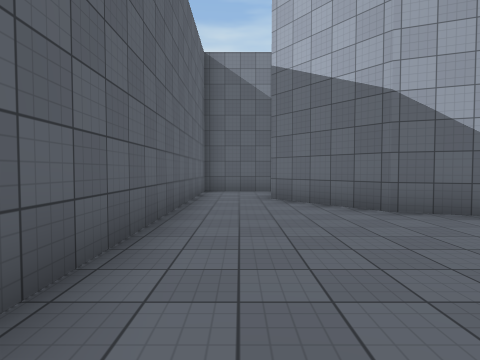
View 1 (above)

24 first-person views from a walk through a 3-D level made in the Unity game engine. The camera is 1.4 m above the floor, tilts 2° down and sees 80° across. The floor is counted in squares, 2 m on a side. Each view is taken from the middle of a square. On the plan, view 1 faces up. The plan holds only what a view shows up to about 10 squares ahead; the rest is blank. The place goes on beyond the plan. The player character is not drawn. Some animated figures are not drawn. Surface patterns are stand-ins for the level's own textures.

View 2
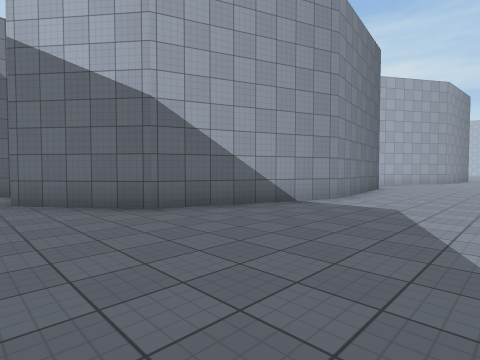

View 3
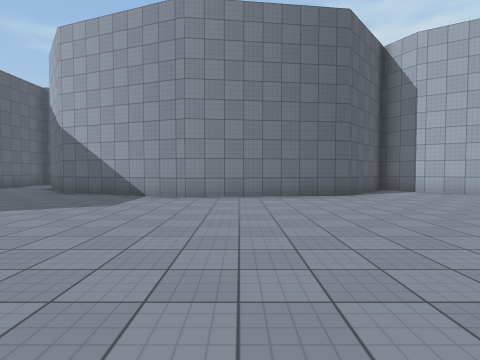

View 4
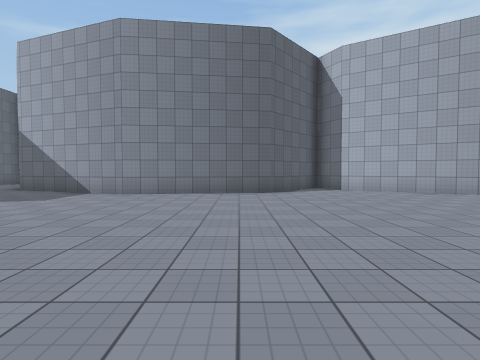

View 5
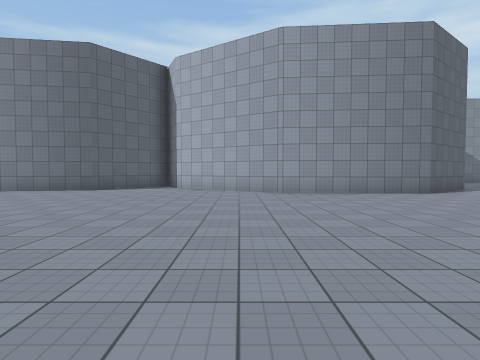

View 6
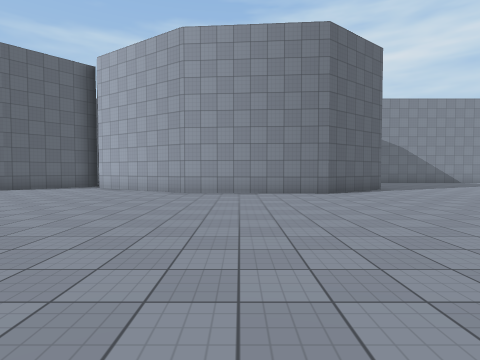

View 7
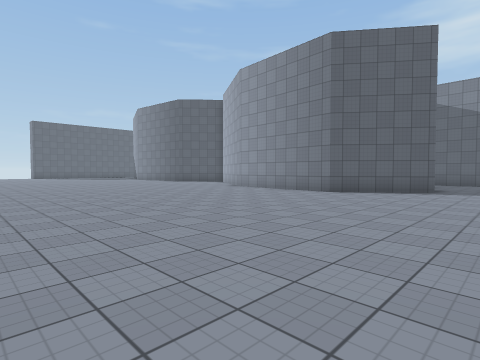

View 8
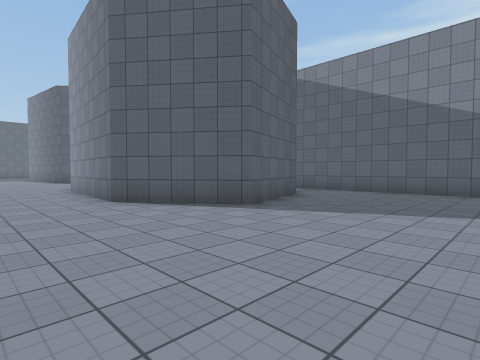

View 9
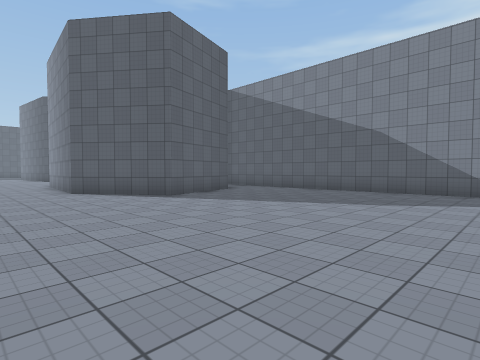

View 10
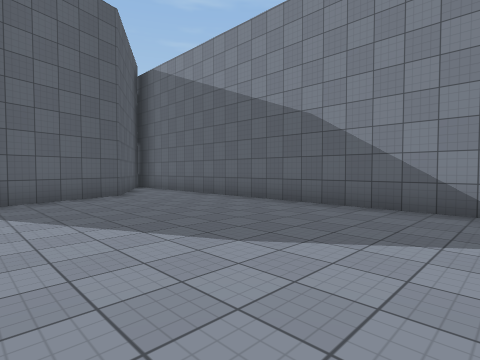

View 11
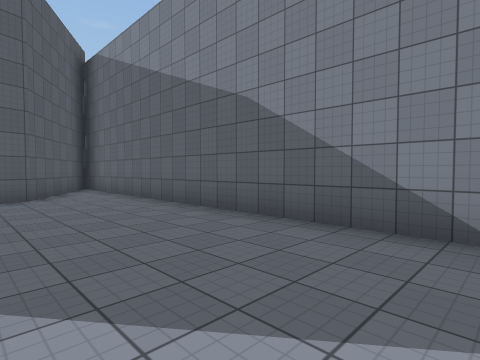

View 12
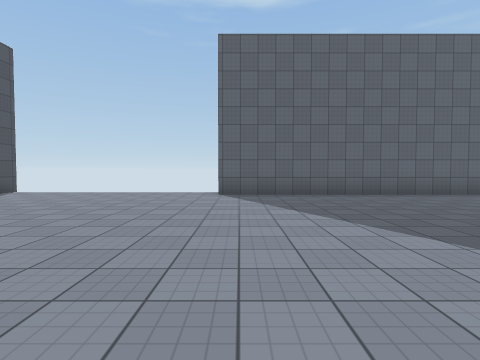

View 13
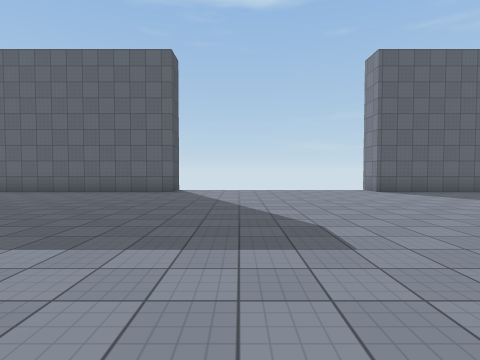

View 14
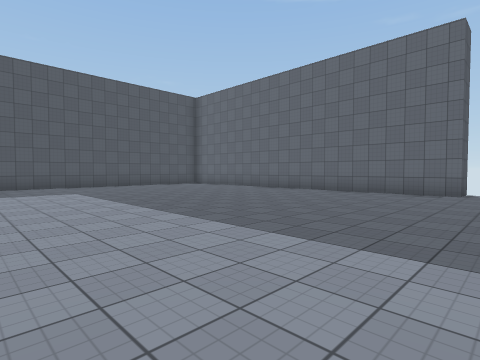

View 15
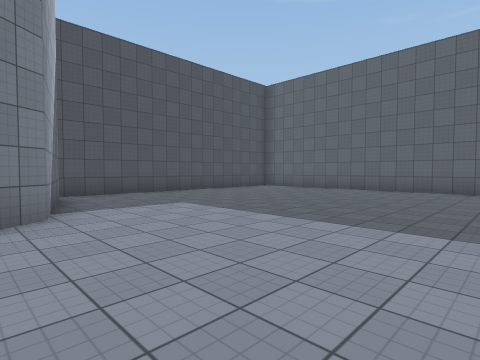

View 16
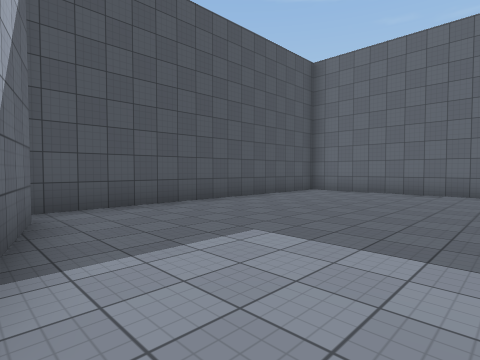

View 17
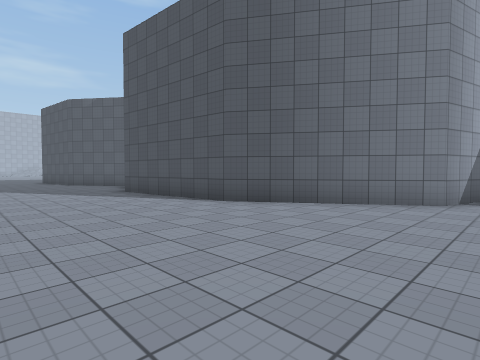

View 18
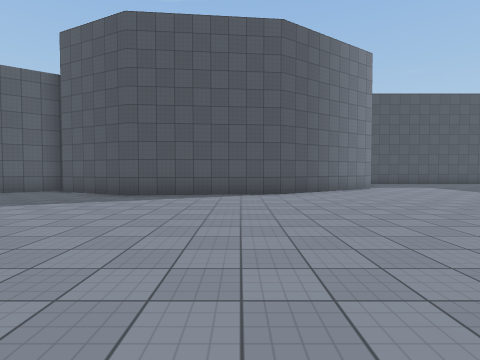

View 19
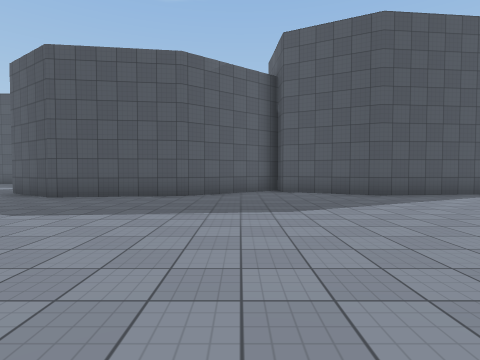

View 20
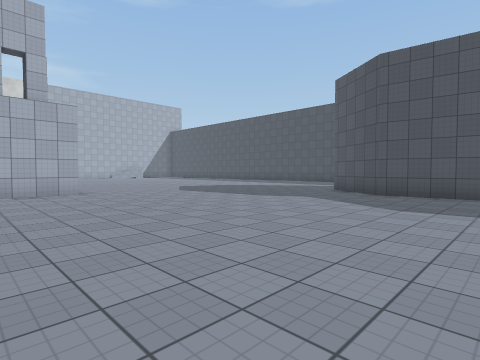

View 21
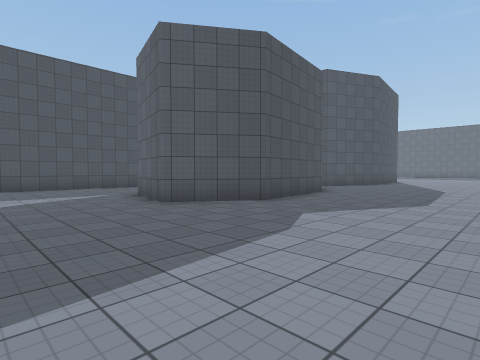

View 22
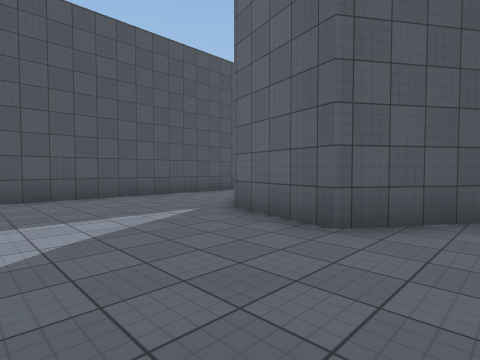

View 23
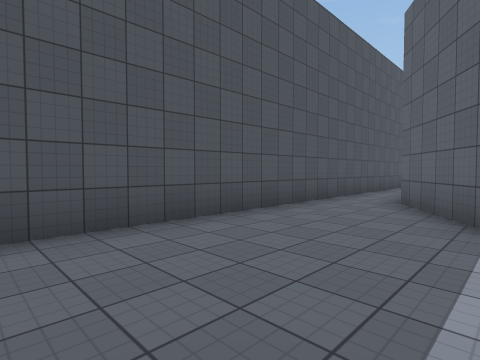

View 24
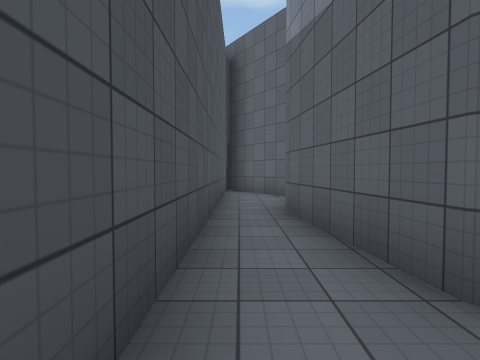

### Floor plan
Points are (right, up) in squares from view 1. A wall is a line through its corners. A room is listed if a view was taken in it or the views show most of it. See-through windows are left out.
Room 1 (views 1, 2, 3, 4, 5, 6, 7, 8, 9, 10, 11, 12, 13, 14, 15, 16, 17, 18, 19, 20, 21, 22, 23, 24)
walls: (16, -12.8) (18.6, -14.1) (18.7, -14.8) (21.6, -12.7); (11.8, -13.5) (16.1, -13); (21.5, -12.4) (25, -12.1); (24.9, -12.3) (26.8, -13.6) (26.3, -15.9); (20.1, 9.1) (23.2, 7.2) (24.1, 4.3) (21.6, 2.4) (17.3, 2.8) (13.6, 5.1) (13, 6.1) (10.9, 3.8) (6.6, 3.2) (2.5, 4.8) (0.7, 7.1); (19.6, -19.4) (29.8, -19.4); (25.6, -16.3) (23.5, -17.8) (20.1, -18.2); (7.3, -18.7) (8.1, -15.7) (11.8, -13.3); (31, -6.6) (31, -4.8); (-2.2, -8.2) (-1.2, -8.2) (-1.2, -19); (1.1, 9.4) (-1.2, 9.4) (-1.2, -1.6) (-2, -1.6); (-0.8, -19.4) (7.2, -19.4); (30.8, 9.4) (20.2, 9.4)
ways out: opening at (19, -19); gap at (-2, -8)

Positions as (right, up) in squares from view 1, and headings:
1: (0, 0), facing up
2: (0, 0), facing up-right
3: (8, -4), facing up
4: (10, -5), facing up
5: (16, -6), facing up
6: (19, -6), facing up
7: (26, -6), facing up-left
8: (28, 0), facing up-left
9: (31, 0), facing up-left
10: (31, 4), facing up-left
11: (31, 6), facing up-left
12: (7, -1), facing left
13: (8, -6), facing left
14: (8, -7), facing down-left
15: (9, -11), facing down-left
16: (8, -14), facing down-left
17: (7, -9), facing down-right
18: (13, -5), facing down
19: (20, -5), facing down
20: (22, -4), facing down-right
21: (30, -8), facing down-left
22: (30, -12), facing down-left
23: (30, -16), facing down-left
24: (25, -19), facing left
